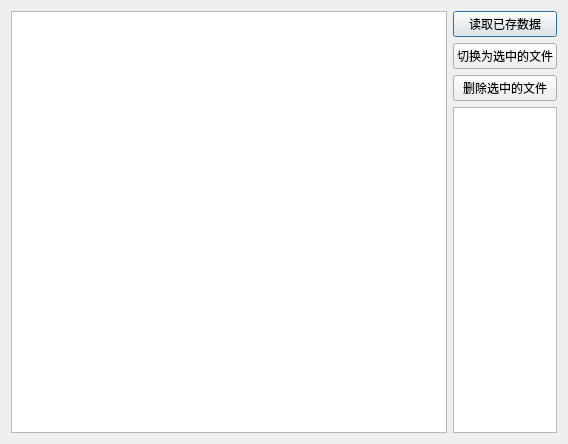
<?xml version="1.0" encoding="UTF-8"?>
<ui version="4.0">
 <class>Dialog</class>
 <widget class="QDialog" name="Dialog">
  <property name="geometry">
   <rect>
    <x>0</x>
    <y>0</y>
    <width>568</width>
    <height>444</height>
   </rect>
  </property>
  <property name="windowTitle">
   <string>Dialog</string>
  </property>
  <layout class="QHBoxLayout" name="horizontalLayout">
   <item>
    <widget class="QListWidget" name="listWidget_sqlData"/>
   </item>
   <item>
    <layout class="QVBoxLayout" name="verticalLayout">
     <item>
      <widget class="QPushButton" name="pushButton_loadSqlData">
       <property name="text">
        <string>读取已存数据</string>
       </property>
      </widget>
     </item>
     <item>
      <widget class="QPushButton" name="pushButton_togglaSqlData">
       <property name="text">
        <string>切换为选中的文件</string>
       </property>
      </widget>
     </item>
     <item>
      <widget class="QPushButton" name="pushButton_delectSqlData">
       <property name="text">
        <string>删除选中的文件</string>
       </property>
      </widget>
     </item>
     <item>
      <widget class="QListView" name="listView_cameraParm">
       <property name="sizePolicy">
        <sizepolicy hsizetype="Ignored" vsizetype="Expanding">
         <horstretch>0</horstretch>
         <verstretch>0</verstretch>
        </sizepolicy>
       </property>
      </widget>
     </item>
    </layout>
   </item>
  </layout>
 </widget>
 <resources/>
 <connections/>
</ui>
